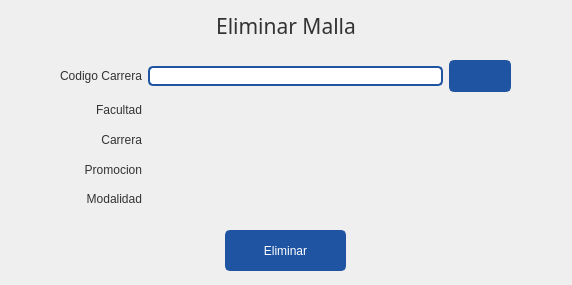
<?xml version="1.0" encoding="UTF-8"?>
<ui version="4.0">
 <class>EliminarMalla</class>
 <widget class="QWidget" name="EliminarMalla">
  <property name="windowModality">
   <enum>Qt::ApplicationModal</enum>
  </property>
  <property name="geometry">
   <rect>
    <x>0</x>
    <y>0</y>
    <width>572</width>
    <height>285</height>
   </rect>
  </property>
  <property name="minimumSize">
   <size>
    <width>500</width>
    <height>270</height>
   </size>
  </property>
  <property name="maximumSize">
   <size>
    <width>3000</width>
    <height>3000</height>
   </size>
  </property>
  <property name="windowTitle">
   <string>Eliminar Malla</string>
  </property>
  <property name="windowIcon">
   <iconset resource="../resources.qrc">
    <normaloff>:/icons/images/icons/cil-pencil.png</normaloff>:/icons/images/icons/cil-pencil.png</iconset>
  </property>
  <property name="styleSheet">
   <string notr="true">QWidget{
	color: #333;
	font: 9pt &quot;Segoe UI&quot;;
}
/* ----------------- LineEdit  ----------------- */
QLineEdit {
	border-radius: 5px;
	border: 2px solid #1F54A3;
	padding-left: 10px;
	selection-color: white;
	selection-background-color: #2A3C57;
    color: black;
}
QLineEdit:hover {
	border: 2px solid rgb(98, 114, 164);
}
QLineEdit:focus {
	border: 2px solid #2A3C57;
}



/* ----------------- Button ----------------- */
QPushButton {
	border: 2px solid #1F54A3;
	border-radius: 5px;	
	background-color: #1F54A3;
	color:white;
}
 QPushButton:hover {
	background-color: #286FD6;
	border: 2px solid #286FD6;
}
 QPushButton:pressed {	
	background-color: #2A3C57;
	border: 2px solid #2A3C57;
}

/* ----------------- CheckBox ----------------- */

QCheckBox::indicator {
	border : 1px solid #6272a4;
	width: 15px;
	height: 15px;
	border-radius: 15px;
    background: #6272a4;
}
QCheckBox::indicator:hover {
	background-color: #286FD6;
	border : 1px solid #286FD6;
}
QCheckBox::indicator:checked {
	border : 1px solid #1F54A3;
    background: 3px solid #1F54A3;	
	background-image: url(:/icons/images/icons/cil-check-alt.png);
}


/* ----------------- QDateEdit ----------------- */
QDateTimeEdit{
	background-color: white;
	border-radius: 5px;
	border: 2px solid #1F54A3;
    color: black;
}
QDateTimeEdit:hover{
	border: 2px solid #7284b9;
}

QDateTimeEdit:focus {
	border: 2px solid #2A3C57;
}


QDateTimeEdit::up-button {
    border-image: url(:/icons/images/icons/cil-arrow-top.png); 
}

QDateTimeEdit::down-button {
    border-image: url(:/icons/images/icons/cil-arrow-bottom.png);
}














</string>
  </property>
  <widget class="QLabel" name="label">
   <property name="geometry">
    <rect>
     <x>0</x>
     <y>0</y>
     <width>572</width>
     <height>51</height>
    </rect>
   </property>
   <property name="font">
    <font>
     <family>Microsoft YaHei UI Light</family>
     <pointsize>16</pointsize>
     <weight>3</weight>
     <italic>false</italic>
     <bold>false</bold>
    </font>
   </property>
   <property name="styleSheet">
    <string notr="true">font: 25 16pt &quot;Microsoft YaHei UI Light&quot;;</string>
   </property>
   <property name="text">
    <string>Eliminar Malla</string>
   </property>
   <property name="alignment">
    <set>Qt::AlignCenter</set>
   </property>
  </widget>
  <widget class="QWidget" name="gridLayoutWidget">
   <property name="geometry">
    <rect>
     <x>60</x>
     <y>60</y>
     <width>451</width>
     <height>151</height>
    </rect>
   </property>
   <layout class="QGridLayout" name="gridLayout">
    <item row="1" column="0">
     <widget class="QLabel" name="label_2">
      <property name="text">
       <string>Facultad</string>
      </property>
      <property name="alignment">
       <set>Qt::AlignRight|Qt::AlignTrailing|Qt::AlignVCenter</set>
      </property>
     </widget>
    </item>
    <item row="0" column="2">
     <widget class="QPushButton" name="btn_buscar">
      <property name="minimumSize">
       <size>
        <width>32</width>
        <height>32</height>
       </size>
      </property>
      <property name="text">
       <string/>
      </property>
      <property name="icon">
       <iconset resource="../resources.qrc">
        <normaloff>:/icons/images/icons/cil-paper-plane.png</normaloff>:/icons/images/icons/cil-paper-plane.png</iconset>
      </property>
     </widget>
    </item>
    <item row="2" column="0">
     <widget class="QLabel" name="label_12">
      <property name="text">
       <string>Carrera</string>
      </property>
      <property name="alignment">
       <set>Qt::AlignRight|Qt::AlignTrailing|Qt::AlignVCenter</set>
      </property>
     </widget>
    </item>
    <item row="0" column="1">
     <widget class="QLineEdit" name="txt_codmalla">
      <property name="enabled">
       <bool>true</bool>
      </property>
      <property name="minimumSize">
       <size>
        <width>0</width>
        <height>0</height>
       </size>
      </property>
      <property name="maximumSize">
       <size>
        <width>295</width>
        <height>16777215</height>
       </size>
      </property>
      <property name="clearButtonEnabled">
       <bool>false</bool>
      </property>
     </widget>
    </item>
    <item row="3" column="0">
     <widget class="QLabel" name="label_13">
      <property name="text">
       <string>Promocion</string>
      </property>
      <property name="alignment">
       <set>Qt::AlignRight|Qt::AlignTrailing|Qt::AlignVCenter</set>
      </property>
     </widget>
    </item>
    <item row="3" column="1">
     <widget class="QLabel" name="lbl_promocion">
      <property name="text">
       <string/>
      </property>
     </widget>
    </item>
    <item row="1" column="1">
     <widget class="QLabel" name="lbl_facultad">
      <property name="text">
       <string/>
      </property>
     </widget>
    </item>
    <item row="2" column="1">
     <widget class="QLabel" name="lbl_carrera">
      <property name="text">
       <string/>
      </property>
     </widget>
    </item>
    <item row="0" column="0">
     <widget class="QLabel" name="label_11">
      <property name="text">
       <string>Codigo Carrera</string>
      </property>
      <property name="alignment">
       <set>Qt::AlignRight|Qt::AlignTrailing|Qt::AlignVCenter</set>
      </property>
     </widget>
    </item>
    <item row="4" column="1">
     <widget class="QLabel" name="lbl_modalidad">
      <property name="text">
       <string/>
      </property>
     </widget>
    </item>
    <item row="4" column="0">
     <widget class="QLabel" name="label_14">
      <property name="text">
       <string>Modalidad</string>
      </property>
      <property name="alignment">
       <set>Qt::AlignRight|Qt::AlignTrailing|Qt::AlignVCenter</set>
      </property>
     </widget>
    </item>
   </layout>
  </widget>
  <widget class="QPushButton" name="btn_eliminar">
   <property name="enabled">
    <bool>false</bool>
   </property>
   <property name="geometry">
    <rect>
     <x>225</x>
     <y>230</y>
     <width>121</width>
     <height>41</height>
    </rect>
   </property>
   <property name="minimumSize">
    <size>
     <width>116</width>
     <height>32</height>
    </size>
   </property>
   <property name="text">
    <string>Eliminar</string>
   </property>
  </widget>
 </widget>
 <tabstops>
  <tabstop>btn_eliminar</tabstop>
 </tabstops>
 <resources>
  <include location="../resources.qrc"/>
 </resources>
 <connections/>
</ui>
